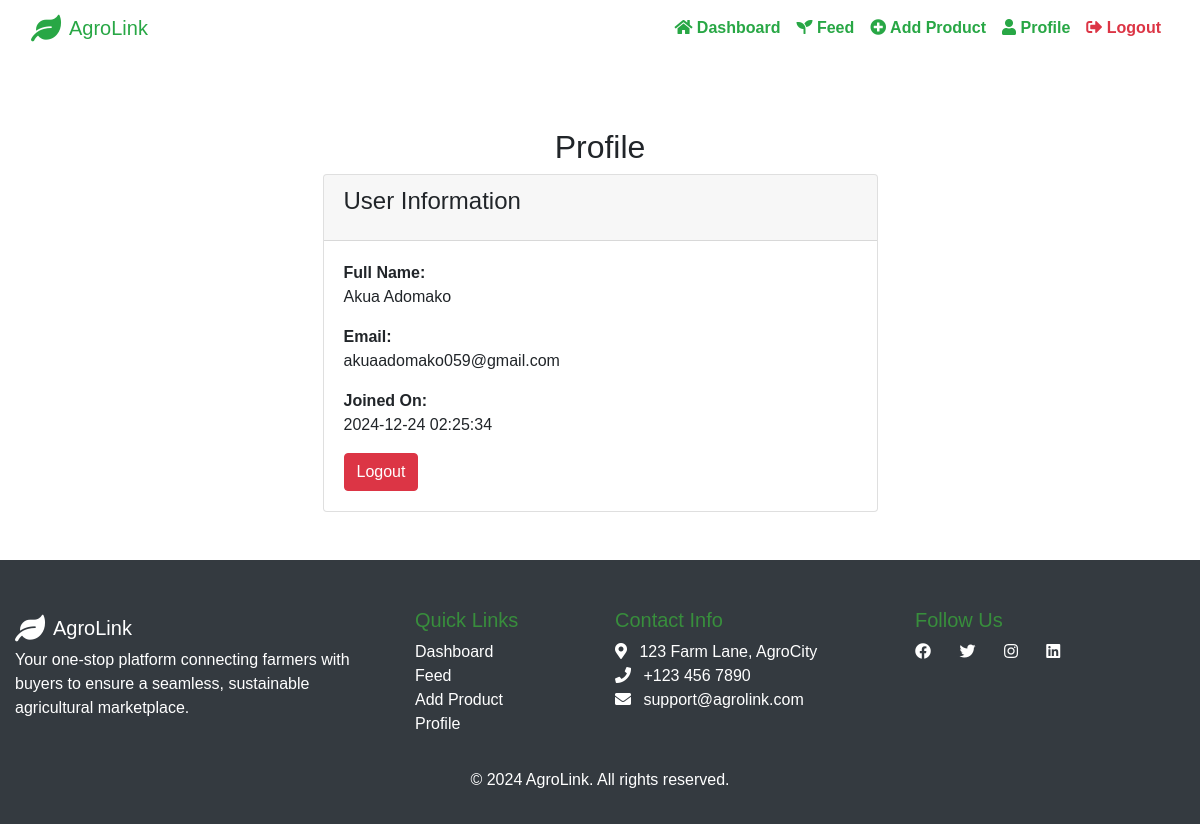
The page /profile (signed in) on the database as committed earlier.
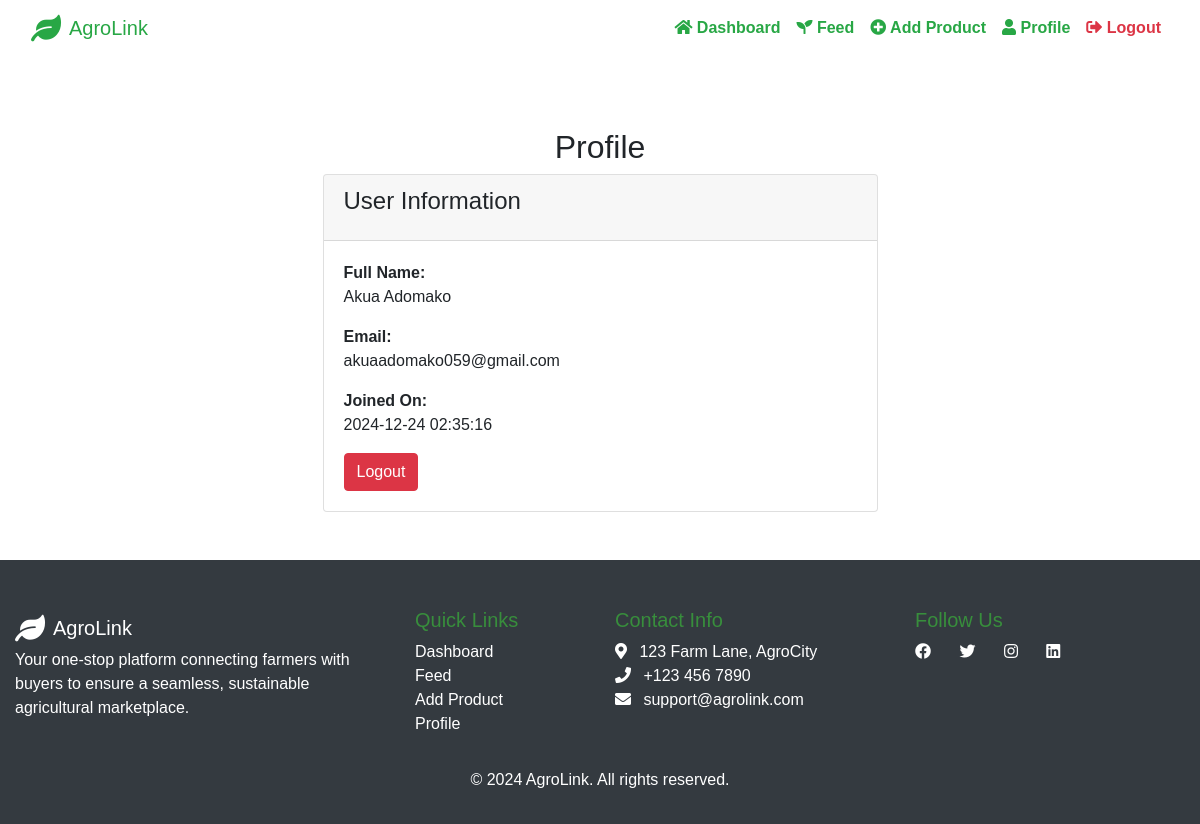
The same page on the database as committed later.
### tables this page shows
CREATE TABLE users (
                            id INTEGER PRIMARY KEY AUTOINCREMENT,
                            full_name TEXT NOT NULL,
                            email TEXT NOT NULL UNIQUE,
                            password TEXT NOT NULL,
                            created_at TIMESTAMP DEFAULT CURRENT_TIMESTAMP
                        );

### app.py (the view)
@app.route('/profile')
def profile():
    if 'user' not in session:
        return redirect(url_for('login'))
    conn = get_db_connection()
    user_data = conn.execute('SELECT full_name, email, created_at FROM users WHERE email = ?', (session['user'],)).fetchone()
    conn.close()
    return render_template('profile.html', user=user_data)

### app.py (called while the page is built)
def get_db_connection():
    try:
        conn = sqlite3.connect('users.db')
        conn.row_factory = sqlite3.Row
        return conn
    except sqlite3.Error as e:
        print(f"Database connection error: {e}")
        return None

### templates/profile.html (shortened to what this page needs)
{% extends 'base_logged_in.html' %}
{% block content %}
<div class="container mt-4">
    <h2 class="text-center">Profile</h2>
    <div class="row">
        <div class="col-md-6 offset-md-3">
            <div class="card">
                <div class="card-header">
                    <h4 class="card-title">User Information</h4>
                </div>
                <div class="card-body">
                    {% if user %}
                    <div class="mb-3">
                        <strong>Full Name:</strong>
                        <p>{{ user['full_name'] }}</p>
                    </div>
                    <div class="mb-3">
                        <strong>Email:</strong>
                        <p>{{ user['email'] }}</p>
                    </div>
                    <div class="mb-3">
                        <strong>Joined On:</strong>
                        <p>{{ user['created_at'] }}</p>
                    </div>
                    <a href="{{ url_for('logout') }}" class="btn btn-danger">Logout</a>
                    {% else %}
                    <p class="text-center text-danger">User not found!</p>
                    {% endif %}
                </div>
            </div>
        </div>
    </div>
</div>
{% endblock %}

Rows that differ between the two databases and show on the page:
changed users "Akua Adomako": created_at "2024-12-24 02:25:34" → "2024-12-24 02:35:16"
